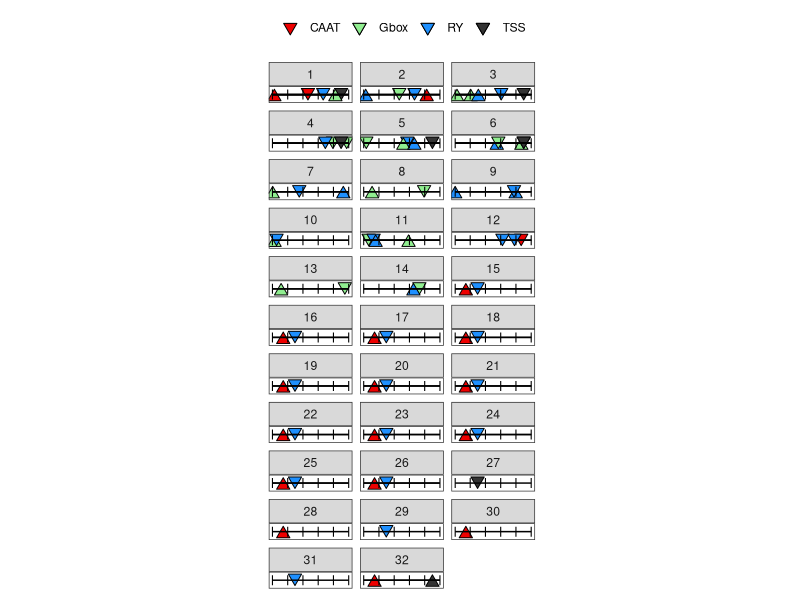

The R script that drew this image: (Note: this script raises an error after producing the figure.)
library(tidyverse)
options(stringsAsFactors = F)

## Organizing the table
table <- read.table('test1.bed.txt', header = F, sep = "\t")

table$V8 <- table$V8 - table$V2
table$V9 <- table$V9 - table$V2

names(table)[4] <- "Genes"


table$motif.start[table$V6 == "+"] <- table[table$V6 == "+", 8]
table$motif.stop[table$V6 == "+"] <- table[table$V6 == "+", 9]
table$motif.start[table$V6 == "-"] <- (table[table$V6 == "-", 3]-table[table$V6 == "-", 2]) - table[table$V6 == "-", 9]
table$motif.stop[table$V6 == "-"] <- (table[table$V6 == "-", 3]-table[table$V6 == "-", 2]) - table[table$V6 == "-", 8]

table$motif.middle <- table$motif.start + as.numeric((table$motif.stop-table$motif.start)/2)

head(table)
point <- data.frame(c(1,100,200,300,400,500))
names(point) <- "X"
 
ggplot(data = table) + 
  geom_point(data = subset(table, (V6 == "+") & (V12 == "+")), aes(x=motif.middle, y= 0.15, fill = V10), shape = 25, size = 3) + 
  geom_point(data = subset(table, (V6 == "+") & (V12 == "-")), aes(x=motif.middle, y= -0.15, fill = V10), shape = 24, size = 3, show.legend = FALSE) + 
  geom_point(data = subset(table, (V6 == "-") & (V12 == "+")), aes(x=motif.middle, y= -0.15, fill = V10), shape = 24, size = 3, show.legend = FALSE) +
  geom_point(data = subset(table, (V6 == "-") & (V12 == "-")), aes(x=motif.middle, y= 0.15, fill = V10), shape = 25, size = 3) +
  geom_point(data = point, aes(x= X, y =0.0), fill= "grey20", shape = 108, size = 3) +

  xlim(1,500) + 
  ylim(-0.5,0.5) +
  theme_bw() +
  coord_fixed(ratio = 100) +
  facet_wrap("Genes", ncol= 3) +
  geom_segment(aes(x=1,xend=500,y=0,yend=0)) +
  scale_fill_manual(values=c("red2","lightgreen","dodgerblue", "grey20")) +
  scale_shape_manual(values=c(24,25)) +
  theme(legend.position = "top", legend.title = element_blank(),
        axis.title.y=element_blank(), axis.title.x = element_blank(), axis.text.y=element_blank(), 
        axis.ticks.y=element_blank(),axis.text.x=element_blank(),axis.ticks.x=element_blank(), 
        panel.grid.major = element_blank(), panel.grid.minor = element_blank()) + 
  ggsave("Test.jpeg", width = 10, height = 10)


dev.off()
